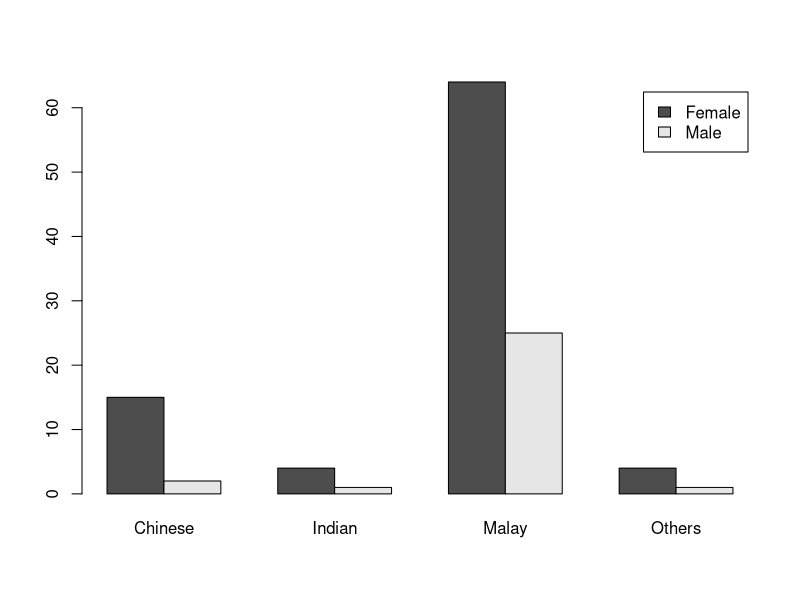
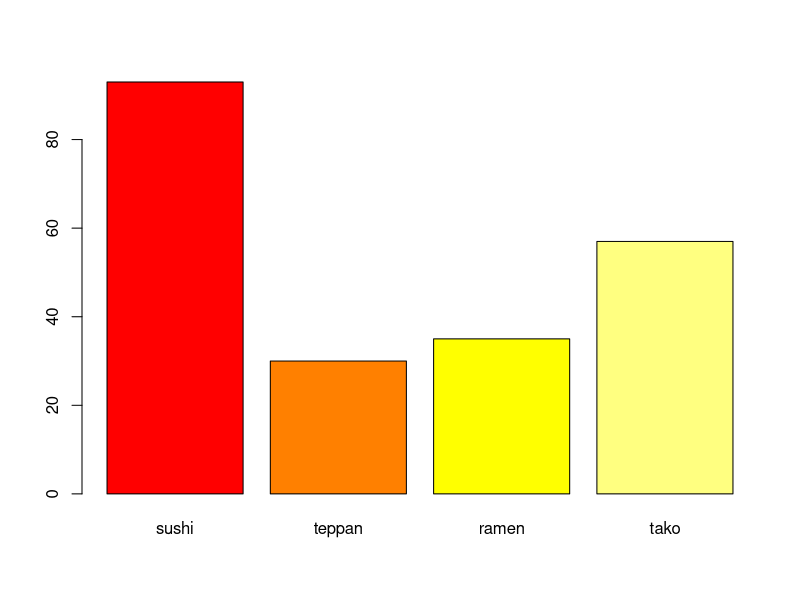
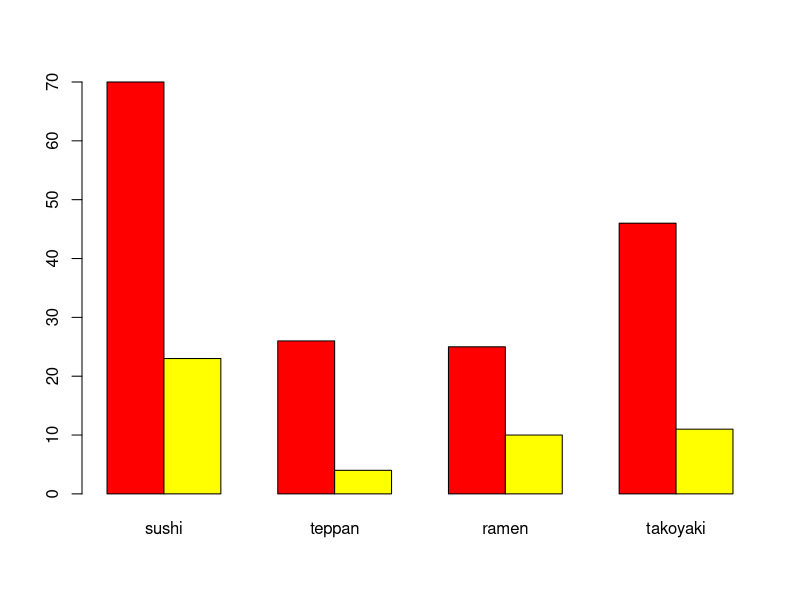
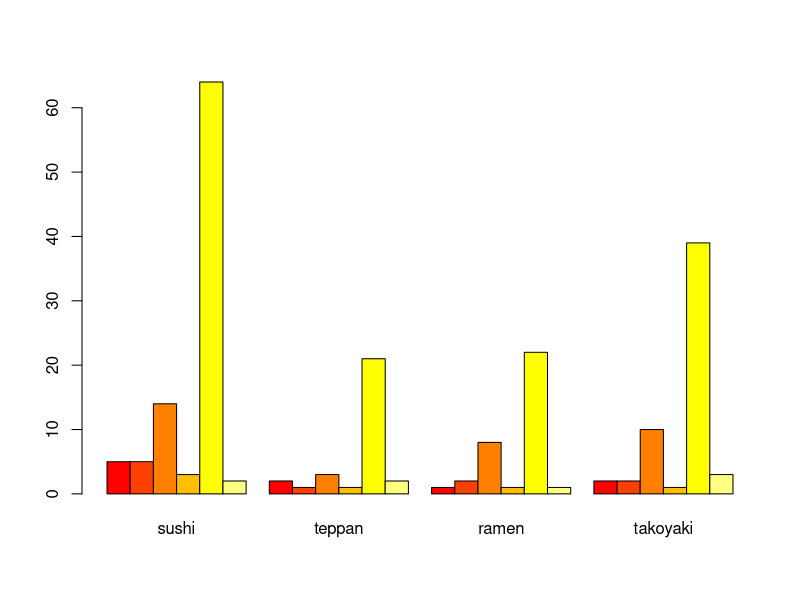
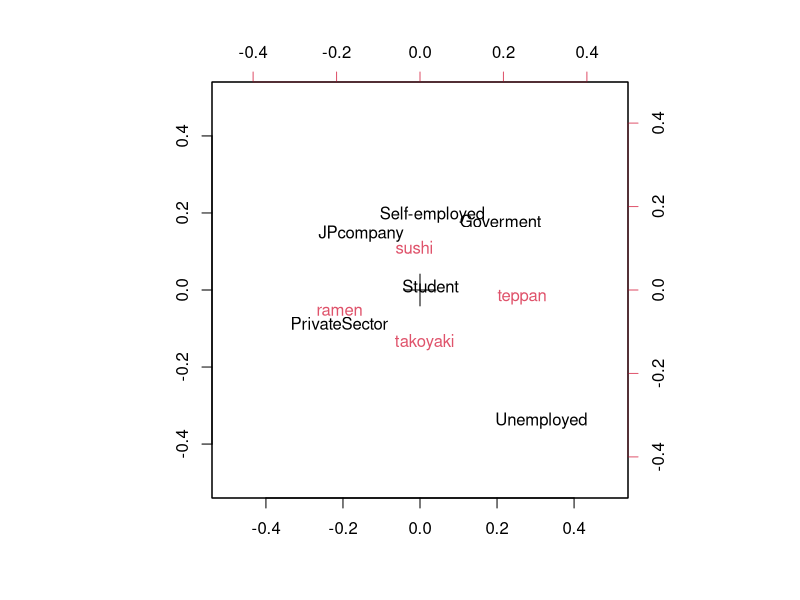

Write R code to recreate these figures, in order. (Note: this script raises an error after producing the figures.)
#
# Read data from CSV file
amano <- read.csv("amanodata.csv",header=T)
# Example for cross tab

gen_race <- table(amano$Gender, amano$Race)
gen_race

barplot(gen_race,beside=TRUE,legend=c("Female","Male"))

# Example of cross tab for multiple selection.
# In the sample data, Q4 is a multiple selection asking like
# "Where did you take JF?" and selections are "sushi","teppanyaki","ramen","takoyaki"

# count answers for "NO"
q4_no <- 1:4
q4_no[1] <- table(amano$sushi)[1]
q4_no[2] <- table(amano$teppanyaki)[1]
q4_no[3] <- table(amano$ramen)[1]
q4_no[4] <- table(amano$takoyaki)[1]
q4_no

# count answers for "YES"
q4_yes <- 1:4
q4_yes[1] <- table(amano$sushi)[2]
q4_yes[2] <- table(amano$teppanyaki)[2]
q4_yes[3] <- table(amano$ramen)[2]
q4_yes[4] <- table(amano$takoyaki)[2]
q4_yes

q4 <- matrix(1,nrow=4,ncol=2)
q4[,1] <- q4_no
q4[,2] <- q4_yes

colnames(q4) <- c("No","Yes")
rownames(q4) <- c("sushi","teppan","ramen","tako")
q4

# q4[,2] is the number for "Yes"
barplot(q4[,2],col=heat.colors(nrow(q4)))

#
# Chi square test 
chisq.test(q4[,2])

#
#  Cross table for Gender and Q4

q4_gen <- matrix(1:8,nrow=2,ncol=4)
q4_gen[,1] <- table(amano$Gender, amano$sushi)[,2]
q4_gen[,2] <- table(amano$Gender, amano$teppanyaki)[,2]
q4_gen[,3] <- table(amano$Gender, amano$ramen)[,2]
q4_gen[,4] <- table(amano$Gender, amano$takoyaki)[,2]


rownames(q4_gen) <- c("Female","Male")
colnames(q4_gen) <- c("sushi","teppan","ramen","takoyaki")
q4_gen

barplot(q4_gen, col=heat.colors(nrow(q4_gen)),beside=TRUE)
chisq.test(q4_gen)

#
#  Cross table for Occupatio<->Q4

q4_occ <- matrix(1:24,nrow=6,ncol=4)
q4_occ[,1] <- table(amano$n_occupation, amano$sushi)[,2]
q4_occ[,2] <- table(amano$n_occupation, amano$teppanyaki)[,2]
q4_occ[,3] <- table(amano$n_occupation, amano$ramen)[,2]
q4_occ[,4] <- table(amano$n_occupation, amano$takoyaki)[,2]

rownames(q4_occ) <- 
  c("Goverment","JPcompany","PrivateSector","Self-employed","Student","Unemployed")
colnames(q4_occ) <- c("sushi","teppan","ramen","takoyaki")

q4_occ
barplot(q4_occ, col=heat.colors(nrow(q4_occ)),  beside=TRUE)

chisq.test(q4_occ)

# q6 : I prefer consuming JP food to another food (answering in 1 to 5)

t.test(amano$q6)
amano$q6
# LM 

attach(amano)

res_lm <- lm(q6 ~ n_gender)
summary(res_lm)

res_lm <- lm(q6 ~ n_occupation)
summary(res_lm)

res_lm <- lm(q6 ~ n_occupation + sushi + teppanyaki + ramen + takoyaki)
summary(res_lm)

res_lm <- lm(q6 ~ n_q5 + n_occupation + sushi + teppanyaki + ramen + takoyaki)
summary(res_lm)


# q8 : I believe JP food is safety

t.test(q8)

res_lm <- lm(q8 ~ n_gender)
summary(res_lm)

res_lm <- lm(q8 ~ n_occupation)
summary(res_lm)

res_lm <- lm(q8 ~ sushi + teppanyaki + ramen + takoyaki)
summary(res_lm)

res_lm <- lm(q8 ~ n_q5 + sushi + teppanyaki + ramen + takoyaki)
summary(res_lm)


# Simple Correspondence analysis

library ( MASS )

corresp(q4_occ,nf=2)
biplot( corresp ( q4_occ, nf = 2 ), xlim=c(-0.5,0.5), ylim=c(-0.5,0.5))

# eigenvalue
corresp_q4_occ$cor
ev_corresp_q4_occ <- corresp_q4_occ$cor^2
contrib <- round( 100 * ev_corresp_q4_occ / sum(ev_corresp_q4_occ), 1 )
contrib


# Simple correspondece analysis for wage and q4

q4_wage <- matrix(1:16,nrow=4,ncol=4)
q4_wage[,1] <- table(n_wage,sushi)[,2]
q4_wage[,2] <- table(n_wage,teppanyaki)[,2]
q4_wage[,3] <- table(n_wage,ramen)[,2]
q4_wage[,4] <- table(n_wage,takoyaki)[,2]
rownames(q4_wage) <- c("below RM1500", "RM1500-2500", "RM2500-3500", "Above RM3500")
colnames(q4_wage) <- c("sushi","teppan","ramen","takoyaki")
q4_wage

biplot( corresp ( q4_wage, nf = 2 ))

##########################
# ANOVA
##########################

# q6 : I prefer consuming JF to another food product (1 to 5)
# OneWay ANOVA 

tapply (amano$q6, amano$Gender, mean)
anova(aov(amano$q6 ~ amano$Gender))

tapply (amano$q6, amano$Race, mean)
anova(aov(amano$q6 ~ amano$Race))

# q1 : Have you ever bought JF? (Yes or No)
tapply (amano$q6, amano$q1, mean)
anova(aov(amano$q6 ~ amano$q1))

# q8 : I believe JF is healthy (1 to 5)
tapply (amano$q8, amano$q1, mean)
anova(aov(amano$q8 ~ amano$q1))

tapply (amano$q8, amano$n_wage, mean)
anova(aov(amano$q8 ~ amano$n_wage))

# q9 : I believe JF is safe (1 to 5)
tapply (amano$q9, amano$q1, mean)
anova(aov(amano$q9 ~ amano$q1))

tapply (amano$q9, amano$n_wage, mean)
anova(aov(amano$q9 ~ amano$n_wage))

# TwoWay ANOVA
anova(aov(amano$q9 ~ amano$n_wage + amano$q8))
cor(amano$q8, amano$q9)
cor(amano$q9, amano$n_wage)
cor(amano$q8, amano$n_wage)

# q10 : I believe JF is expensive. (1 to 5)
anova(aov(amano$q10 ~ amano$n_wage + amano$q9))

# q12 : HALAL certification is important for JF. (1 to 5)
# ANOVA + TukeyHSD
tapply (amano$q12, amano$Race, mean)
anova(aov(amano$q12 ~ amano$Race))
TukeyHSD(aov(amano$q12 ~ amano$Race))

# Factor analysis for q6 to q12
# column number of q6 is 22
# col num of q12 is 28
#
# q6 : Preference of JR
# q7 : Preference of JF
# q8 : Healthiness
# q9 : Safety
# q10 : Expensiveness
# q11 : Favour
# q12 : HALAL

res_fa <- factanal(amano[,22:28],factors=2)
res_fa

res_fa <- factanal(amano[,22:27],factors=2)
res_fa

res_fa <- factanal(amano[,22:27],factors=2,rotation="varimax")
res_fa

res_fa <- factanal(amano[,22:27],factors=2,rotation="promax")
res_fa

par(mfrow = c(1, 2))
barplot(res_fa$loadings[,1],main="Factor 1",ylim=c(0,1))
barplot(res_fa$loadings[,2],main="Factor 2",ylim=c(0,1))

par(mfrow = c(1, 1))

fix(res_fa)

#
# Principal component analysis
# Use prcomp. princomp is not good in some cases.

res_pr <- prcomp(amano[,22:27],scale=T)
res_pr
summary(res_pr)
biplot(res_pr,xlim=c(-0.2,0.2),ylim=c(-0.2,0.2))

fix(res_pr)

############  Cluster analysis

# q5 : Visit to Japan,  amano[,21]
# q6 : Preference of JR
# q7 : Preference of JF
# q8 : Healthiness
# q9 : Safty
# q10 : Expensiveness
# q11 : Favour
# q12 : HALAL

############################
## CLUSTER ANALYSIS 
########################
amano_dist <- dist(amano[,21:28])
amano_hc <- hclust(amano_dist)
plot(amano_hc,hang=-1)


amano_clust <- cutree(amano_hc,k=4)
amano_clust
table(amano_clust)

# Scaling and clustering 
amano_scale <- scale(amano[,21:28])
amano_scale_d <- dist(amano_scale)
amano_scale_hc <- hclust(amano_scale_d)
plot(amano_scale_hc,hang=-1)

amano_cluster <- cutree(amano_scale_hc,k=4)
table(amano_cluster)

# Discuss about the charecteritic of each cluster
os <- cbind(amano[,21:28],amano_cluster)
head(os)

by(os[,1:8],os[,9],mean)
table(os[,9])

# If "by" function faied, use this for calculation of mean in each cluster
mean_clust <- matrix(1,nrow=4,ncol=8)
for(i in 1:8){mean_clust[,i] <- tapply(os[,i],os[,9],mean)}
rownames(mean_clust) <- c("Group 1", "Group 2", "Group 3", "Group 4")
colnames(mean_clust) <- c("q5", "q6", "q7", "q8", "q9", "q10", "q11", "q12")
mean_clust

par(mfrow=c(1,4))
for(i in 1:4){barplot(mean_clust[i,2:8]-3,main=i)}
par(mfrow=c(1,1))
